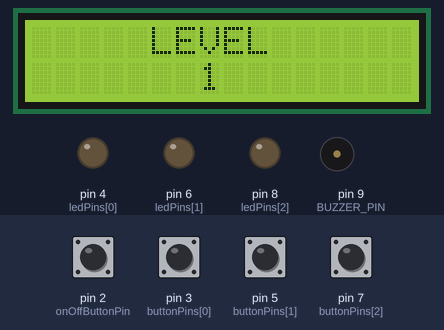
Bench run of a sketch on a simulated Arduino Uno, built with avr-gcc and run on an emulated ATmega328P. On the bench: 16×2 character LCD, output pins drawn as LEDs (lit = HIGH), buzzer (waves = sounding). The inputs (shaded band) are chosen by the test bench; at power-on: pin 2 (onOffButtonPin), pin 3 (buttonPins[0]), pin 5 (buttonPins[1]), pin 7 (buttonPins[2]) LOW. Random numbers use the default seed unless the sketch sets one; what the sketch prints to the serial monitor is not drawn.

Above: at 19.0 s.
19.1 s: pin 2 (onOffButtonPin) pulled HIGH for 0.15 s
At 21.6 s:
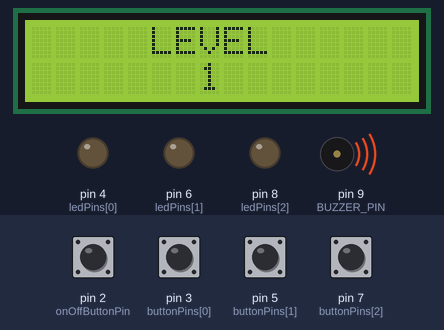
22.2 s: pin 5 (buttonPins[1]) pulled HIGH for 0.15 s
At 23.7 s:
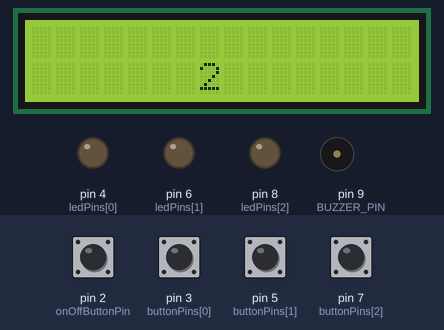
25.3 s: pin 5 (buttonPins[1]) pulled HIGH for 1 s
At 27.9 s:
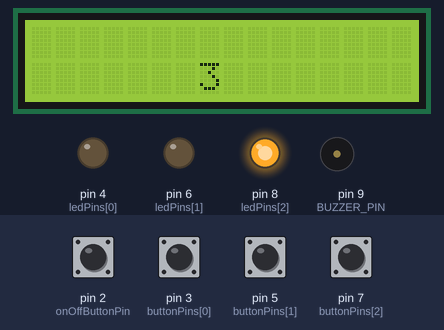
29.3 s: pin 7 (buttonPins[2]) pulled HIGH for 0.15 s
At 29.56 s:
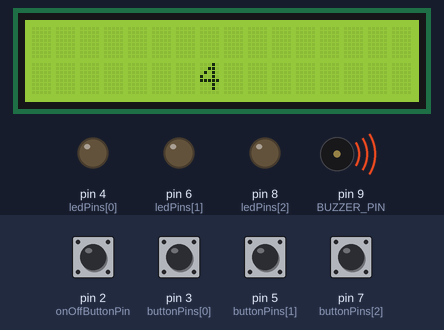
31.3 s: pin 3 (buttonPins[0]) pulled HIGH for 1 s
Timing chart, 0 to 63.3 s (numbered marks = the images above; inputs shaded):
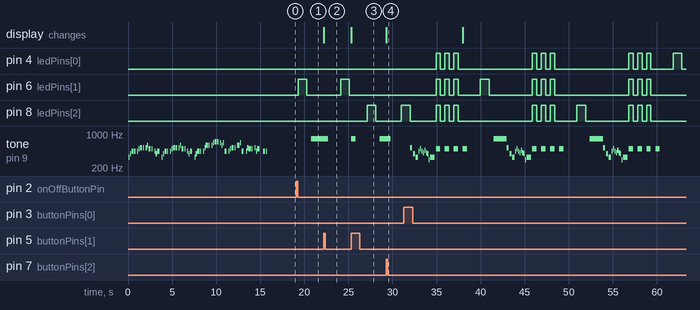

Measured:
- after the input at 19.1 s, pin 6 (ledPins[1]): LOW → HIGH after 0.20 s, → LOW 1.0 s later; tone on pin 9 (BUZZER_PIN): silent → 800 Hz after 1.7 s
- after the input at 22.2 s, the display: changes at once (image 2)
- after the input at 25.3 s, pin 8 (ledPins[2]): LOW → HIGH after 1.8 s, → LOW 1.0 s later; the display: changes at once (image 3)
- after the input at 29.3 s, pin 8 (ledPins[2]): LOW → HIGH after 1.7 s; the display: changes at once (image 4)

The sketch:

ReactionTimeGame.ino
```cpp
#include <LCD_I2C.h>
#include "pitches.h"
#define BUZZER_PIN 9

// Set the LCD address to 0x27 for a 16 chars and 2 line display
// Initialize LCD
LCD_I2C lcd(0x27, 16, 2);

// Define pins for components
const int ledPins[] = {4, 6, 8};      // LED pins
const int buttonPins[] = {3, 5, 7};   // Button pins
const int onOffButtonPin = 2;         // On/Off button pin

const int maxLevel = 30;
int level = 1;
long int gameDelay = 2000;
bool isGameOn = false;

void setup() {
  // Initialize components
  for (int i = 0; i < 3; i++) {
    pinMode(ledPins[i], OUTPUT);
    pinMode(buttonPins[i], INPUT);  // Use internal pull-up resistors
  }
  pinMode(onOffButtonPin, INPUT);
  pinMode(BUZZER_PIN, OUTPUT);
  Serial.begin(9600);

  // initialize the LCD
  lcd.init();
  lcd.backlight();
  lcd.setCursor(5,0);
  lcd.print("LEVEL");
  printLevel(level);
  playPiratesOfTheCaribbeeanSound();
  delay(2000);
}

void loop() {
  // Check if the game is turned on
  if (digitalRead(onOffButtonPin) == HIGH) {
    isGameOn = !isGameOn;
    delay(200); // debounce delay
  }

  if (isGameOn) {
    // Generate a random LED to light up
    int randomLedIndex = random(0, 3);
    int randomLedPin = ledPins[randomLedIndex];
    digitalWrite(randomLedPin, HIGH);
    delay(1000);
    digitalWrite(randomLedPin, LOW);

    // Check if the player pressed the corresponding button
    int buttonPressed = waitForButtonPress(gameDelay); // Wait for 5 seconds (5000 milliseconds)

    if (buttonPressed == randomLedPin) {
      // Player pressed the correct button
      level++;
      gameDelay -= 100;
      lcd.clear();
      printLevel(level);
      tone(BUZZER_PIN, 800, 500);
    } else {
      // Player made a mistake or timed out
      resetGame();
      level = 1;
      lcd.clear();
      printLevel(level);
      tone(BUZZER_PIN, 500, 500);
    }

    // Check if the game is completed
    if (level > maxLevel) {
      level = 1;
      lcd.clear();
      lcd.print("Game done");
      if (isGameOn) {
        resetGame();
      }
    }

    // Wait before the next round
    delay(gameDelay);
  }
}

int waitForButtonPress(int timeoutMillis) {
  unsigned long startTime = millis();
  int i = 1;
  long int buzzerDelay = timeoutMillis / 4;

  while (millis() - startTime < timeoutMillis) {
    for (int i = 0; i < 3; i++) {
      if (digitalRead(buttonPins[i]) == HIGH) {
        return ledPins[i];
      }
    }
    if (digitalRead(onOffButtonPin) == HIGH) {
      isGameOn = !isGameOn;
      delay(200); // debounce delay
      return onOffButtonPin;
    }

    // Blink the buzzer
    if (millis() - startTime > i * buzzerDelay) {
      i++;
      tone(BUZZER_PIN, 800, buzzerDelay);
      delay(100);
    }
  }

  // If no button is pressed within the timeout, return -1
  return -1;
}


void resetGame(){
  Serial.println("Game over");
  gameDelay = 2000;
  playGameOverSound();
    for(int i = 0; i < 3; i++){
      for(int j = 0; j < 3; j++){
        digitalWrite(ledPins[j],HIGH);
      }

      tone(BUZZER_PIN,500, 500);
      delay(500);
      for(int j = 0; j < 3; j++){
        digitalWrite(ledPins[j],LOW);
      }
      delay(500);
    }
}

void printLevel(int level){
  Serial.print("Level: ");
  Serial.println(level);
  for(int i = 0; i < 16; i++){
    lcd.setCursor(i, 1);
    lcd.print("");
  }
  lcd.setCursor(7, 1);
  lcd.print(level);
}


void playGameOverSound(){

  int melody[] = {
  // Game over sound
  NOTE_C5, NOTE_G4, NOTE_E4,
  NOTE_A4, NOTE_B4, NOTE_A4, NOTE_GS4, NOTE_AS4, NOTE_GS4,
  NOTE_G4, NOTE_D4, NOTE_E4
};


int durations[] = {
  //game over sound
  4, 4, 4,
  8, 8, 8, 8, 8, 8,
  8, 8, 2
};


int size = sizeof(durations) / sizeof(int);

  for (int note = 0; note < size; note++) {
    //to calculate the note duration, take one second divided by the note type.
    //e.g. quarter note = 1000 / 4, eighth note = 1000/8, etc.
    int duration = 1000 / durations[note];
    tone(BUZZER_PIN, melody[note], duration);

    //to distinguish the notes, set a minimum time between them.
    //the note's duration + 30% seems to work well:
    int pauseBetweenNotes = duration * 1.30;
    delay(pauseBetweenNotes);

    //stop the tone playing:
    noTone(BUZZER_PIN);
  }
}


void playPiratesOfTheCaribbeeanSound(){
	int melody[] = {
  NOTE_E4, NOTE_G4, NOTE_A4, NOTE_A4, REST,
  NOTE_A4, NOTE_B4, NOTE_C5, NOTE_C5, REST,
  NOTE_C5, NOTE_D5, NOTE_B4, NOTE_B4, REST,
  NOTE_A4, NOTE_G4, NOTE_A4, REST,

  NOTE_E4, NOTE_G4, NOTE_A4, NOTE_A4, REST,
  NOTE_A4, NOTE_B4, NOTE_C5, NOTE_C5, REST,
  NOTE_C5, NOTE_D5, NOTE_B4, NOTE_B4, REST,
  NOTE_A4, NOTE_G4, NOTE_A4, REST,

  NOTE_E4, NOTE_G4, NOTE_A4, NOTE_A4, REST,
  NOTE_A4, NOTE_C5, NOTE_D5, NOTE_D5, REST,
  NOTE_D5, NOTE_E5, NOTE_F5, NOTE_F5, REST,
  NOTE_E5, NOTE_D5, NOTE_E5, NOTE_A4, REST,

  NOTE_A4, NOTE_B4, NOTE_C5, NOTE_C5, REST,
  NOTE_D5, NOTE_E5, NOTE_A4, REST,
  NOTE_A4, NOTE_C5, NOTE_B4, NOTE_B4, REST,
  NOTE_C5, NOTE_A4, NOTE_B4, REST,

  NOTE_A4, NOTE_A4,

};

int durations[] = {
  8, 8, 4, 8, 8,
  8, 8, 4, 8, 8,
  8, 8, 4, 8, 8,
  8, 8, 4, 8,

  8, 8, 4, 8, 8,
  8, 8, 4, 8, 8,
  8, 8, 4, 8, 8,
  8, 8, 4, 8,

  8, 8, 4, 8, 8,
  8, 8, 4, 8, 8,
  8, 8, 4, 8, 8,
  8, 8, 8, 4, 8,

  8, 8, 4, 8, 8,
  4, 8, 4, 8,
  8, 8, 4, 8, 8,
  8, 8, 4, 4,

  4, 8,

};
  int size = sizeof(durations) / sizeof(int);

  for (int note = 0; note < size; note++) {
    //to calculate the note duration, take one second divided by the note type.
    //e.g. quarter note = 1000 / 4, eighth note = 1000/8, etc.
    int duration = 1000 / durations[note];
    tone(BUZZER_PIN, melody[note], duration);

    //to distinguish the notes, set a minimum time between them.
    //the note's duration + 30% seems to work well:
    int pauseBetweenNotes = duration * 1.30;
    delay(pauseBetweenNotes);

    //stop the tone playing:
    noTone(BUZZER_PIN);
  }
}


void playMilody(int* melody, int* durations){

  int size = sizeof(durations) / sizeof(int);

  for (int note = 0; note < size; note++) {
    //to calculate the note duration, take one second divided by the note type.
    //e.g. quarter note = 1000 / 4, eighth note = 1000/8, etc.
    int duration = 1000 / durations[note];
    tone(BUZZER_PIN, melody[note], duration);

    //to distinguish the notes, set a minimum time between them.
    //the note's duration + 30% seems to work well:
    int pauseBetweenNotes = duration * 1.30;
    delay(pauseBetweenNotes);

    //stop the tone playing:
    noTone(BUZZER_PIN);
  }
}
```

pitches.h
```cpp
// (licence header left out)
#ifndef pitches_h
#define pitches_h

#define NOTE_B0  31
#define NOTE_C1  33
#define NOTE_CS1 35
#define NOTE_D1  37
#define NOTE_DS1 39
#define NOTE_E1  41
#define NOTE_F1  44
#define NOTE_FS1 46
#define NOTE_G1  49
#define NOTE_GS1 52
#define NOTE_A1  55
#define NOTE_AS1 58
#define NOTE_B1  62
#define NOTE_C2  65
#define NOTE_CS2 69
#define NOTE_D2  73
#define NOTE_DS2 78
#define NOTE_E2  82
#define NOTE_F2  87
#define NOTE_FS2 93
#define NOTE_G2  98
#define NOTE_GS2 104
#define NOTE_A2  110
#define NOTE_AS2 117
#define NOTE_B2  123
#define NOTE_C3  131
#define NOTE_CS3 139
#define NOTE_DB3 139
#define NOTE_D3  147
#define NOTE_DS3 156
#define NOTE_EB3 156
#define NOTE_E3  165
#define NOTE_F3  175
#define NOTE_FS3 185
#define NOTE_G3  196
#define NOTE_GS3 208
#define NOTE_A3  220
#define NOTE_AS3 233
#define NOTE_B3  247
#define NOTE_C4  262
#define NOTE_CS4 277
#define NOTE_D4  294
#define NOTE_DS4 311
#define NOTE_E4  330
#define NOTE_F4  349
#define NOTE_FS4 370
#define NOTE_G4  392
#define NOTE_GS4 415
#define NOTE_A4  440
#define NOTE_AS4 466
#define NOTE_B4  494
#define NOTE_C5  523
#define NOTE_CS5 554
#define NOTE_D5  587
#define NOTE_DS5 622
#define NOTE_E5  659
#define NOTE_F5  698
#define NOTE_FS5 740
#define NOTE_G5  784
#define NOTE_GS5 831
#define NOTE_A5  880
#define NOTE_AS5 932
#define NOTE_B5  988
#define NOTE_C6  1047
#define NOTE_CS6 1109
#define NOTE_D6  1175
#define NOTE_DS6 1245
#define NOTE_E6  1319
#define NOTE_F6  1397
#define NOTE_FS6 1480
#define NOTE_G6  1568
#define NOTE_GS6 1661
#define NOTE_A6  1760
#define NOTE_AS6 1865
#define NOTE_B6  1976
#define NOTE_C7  2093
#define NOTE_CS7 2217
#define NOTE_D7  2349
#define NOTE_DS7 2489
#define NOTE_E7  2637
#define NOTE_F7  2794
#define NOTE_FS7 2960
#define NOTE_G7  3136
#define NOTE_GS7 3322
#define NOTE_A7  3520
#define NOTE_AS7 3729
#define NOTE_B7  3951
#define NOTE_C8  4186
#define NOTE_CS8 4435
#define NOTE_D8  4699
#define NOTE_DS8 4978
#define REST     0

#endif
```
